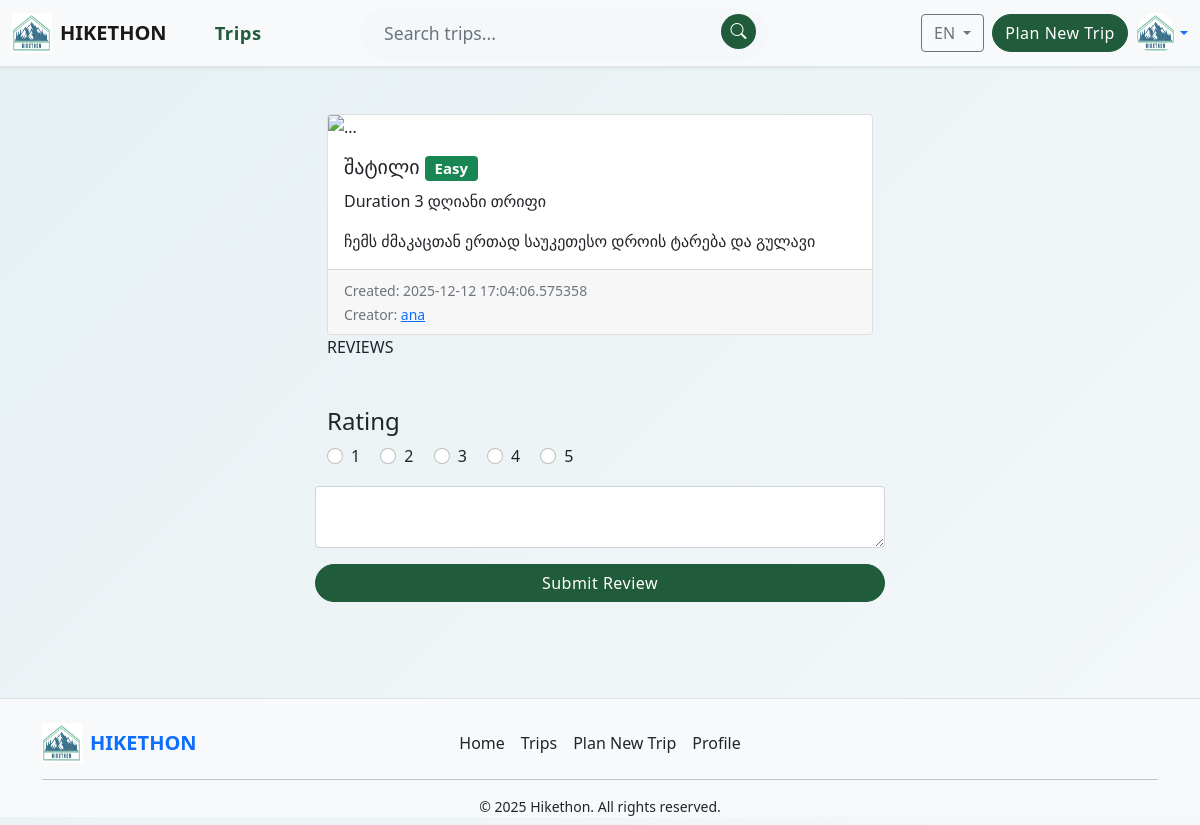
Page /trip/6 (signed in) on the committed database.
### models.py (models this page shows, shortened)
class BaseModel:
    def create(self):
        db.session.add(self)
        db.session.commit()

class Trip(db.Model, BaseModel):
    __tablename__ = "trips"
    id = db.Column(db.Integer, primary_key=True)
    name = db.Column(db.String(100), nullable=False)
    date_created = db.Column(db.DateTime, default=datetime.utcnow())
    duration = db.Column(db.Integer, nullable=False)
    difficulty = db.Column(db.String(20), nullable=False)
    description = db.Column(db.Text, nullable=False)
    creator_id = db.Column(db.Integer, db.ForeignKey('users.id'))
    trip_img = db.Column(db.String(100), nullable=False)
    user = db.relationship("User", backref="trips")

class User(db.Model, BaseModel, UserMixin):
    __tablename__ = "users"
    id = db.Column(db.Integer(), primary_key=True)
    name = db.Column(db.String(), nullable=False)
    surname = db.Column(db.String(), nullable=False)
    username = db.Column(db.String(), unique=True, nullable=False)
    email = db.Column(db.String(), unique=True, nullable=False)
    password = db.Column(db.String(), nullable=False)
    role = db.Column(db.String(), nullable=False)
    date_joined = db.Column(db.DateTime, default=datetime.now())

### routes.py (the view, shortened to what this page needs)
@app.route("/trip/<int:trip_id>", methods=["GET", "POST"])
@login_required
def trip(trip_id):
    trip = Trip.query.get_or_404(trip_id)
    trip_creator = User.query.filter_by(id=trip.creator_id).first()
    review_form = ReviewForm()
    request_form = TripRequestForm()
    user_is_creator = trip.creator_id == current_user.id
    reviews = Review.query.filter_by(trip_id=trip.id).all()
    return render_template(
        "trip_detail.html",
        trip=trip,
        trip_creator=trip_creator,
        reviews=reviews,
        review_form=review_form,
        request_form=request_form,
        user_is_creator=user_is_creator
    )

### forms.py
class ReviewForm(FlaskForm):
    rating = RadioField("Rating", choices=[(str(i), str(i)) for i in range(1, 6)], validators=[DataRequired()])
    comment = TextAreaField("Comment", validators=[length(max=500)])
    submit = SubmitField("Submit Review")

class TripRequestForm(FlaskForm):
    submit = SubmitField("Request to Join")

### models.py (called while the page is built)
@login_manager.user_loader
def load_user(user_id):
    return User.query.get(user_id)

### templates/trip_detail.html (shortened to what this page needs)
{% extends 'components/base.html' %}
{% block content %}
<div class="container my-5">
    <div class="row justify-content-center row-cols-1 row-cols-md-2 g-4">
        <div class="col-md-12 col-lg-6">
            <div class="card">
                <img src="/static/images/{{ trip.trip_img }}" class="card-img-top" alt="...">
                <div class="card-body">
                    <h5 class="card-title">{{ trip.name }}
                        {% if trip.difficulty == "easy" %}
                        <span class="badge bg-success">Easy</span>
                        {% elif trip.difficulty == "moderate" %}
                        <span class="badge bg-primary">Moderate</span>
                        {% elif trip.difficulty == "hard" %}
                        <span class="badge bg-danger">Hard</span>
                        {% else %}
                        <span class="badge bg-dark">Extreme</span>
                        {% endif %}
                    </h5>
                    <p class="card-text">Duration {{ trip.duration }}</p>
                    <p class="card-text">{{ trip.description }}</p>
                </div>
                <div class="card-footer">
                    <small class="text-muted">Created: {{ trip.date_created }}</small><br>
                    <small class="text-muted">Creator:
                        <a href="/profile/{{ trip_creator.id }}">{{ trip_creator.username }}</a>
                    </small>
                </div>
            </div>
            <p>REVIEWS</p>
            <form method="post" class="mt-5">
                <h4>{{ review_form.rating.label }}</h4>
                <div class="row">
                    <div class="col">
                        <div class="form-check-inline">
                            {% for option in review_form.rating %}
                            <div class="form-check form-check-inline">
                                {{ option.label(class="form-check-label") }}
                                {{ option(class="form-check-input") }}
                            </div>
                            {% endfor %}
                        </div>
                        <div class="row mt-3">
                            {{ review_form.comment(class="form-control") }}
                        </div>
                        <div class="row mt-3">
                            {{ review_form.submit(class="btn btn-success") }}
                        </div>
                    </div>
                </div>
            </form>
        </div>
    </div>
</div>
{% endblock %}

### static/style.css (style rules this page uses)
input[type='radio'] { list-style-type: none; }
.custom-body { min-height: 100vh; display: flex; flex-direction: column; background: linear-gradient(135deg, #e6f0f3 0%, #f4f8fa 100%); }
:root { --hikethon-green: #205c3b; --hikethon-green-dark: #163b16; --hikethon-blue: #2a4d69; --hikethon-blue-dark: #19324a; }
.btn-success, .btn-outline-success { border-radius: 2rem !important; font-weight: 500; letter-spacing: 0.5px; font-size: 1rem; }
.btn-success { background: var(--hikethon-green); border-color: var(--hikethon-green); }

### rows in the picture
Trip: name "შატილი", duration "3 დღიანი თრიფი", description "ჩემს ძმაკაცთან ერთად საუკეთესო დროის ტარება და გულავი", date_created "2025-12-12 17:04:06.575358"
User: username "ana"

### other values in the picture
{{ review_form.rating.label }} "Rating"
{{ option.label(class="form-check-label") }} "1" "2" "3" "4" "5"
